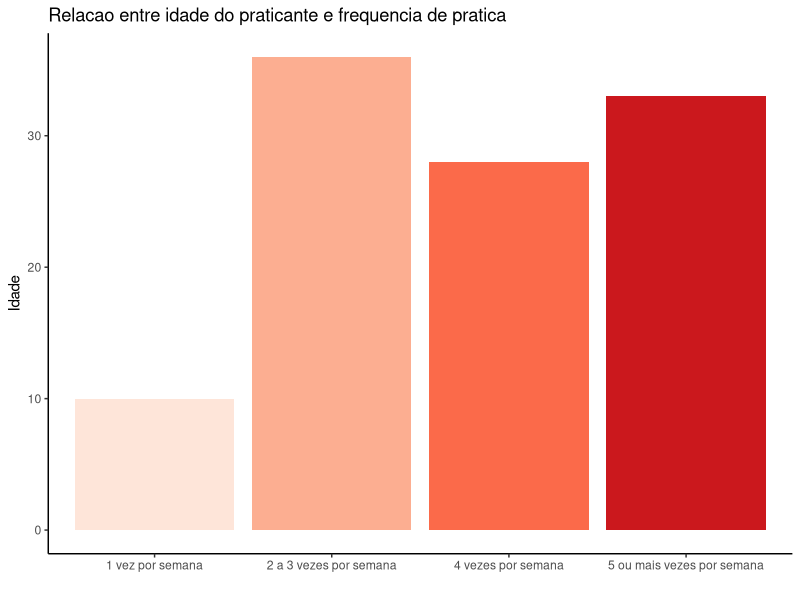
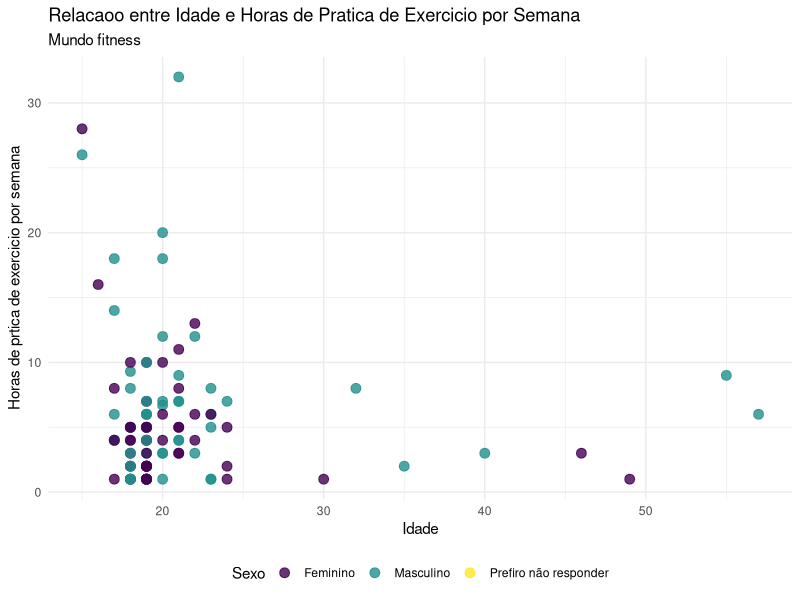
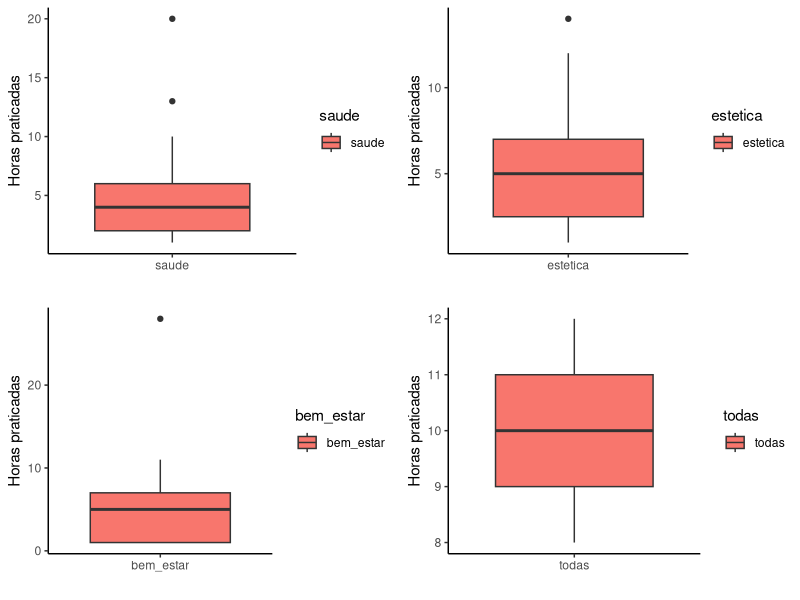

These charts were generated, in order, by the following R code:
## ---- chunk 1
knitr::opts_chunk$set(echo = TRUE)

library(readxl)
library(tidyverse)
library(tidyr) # Para transposições de dados
library(gridExtra)
library(viridis)
library(ggplot2)

dados <- read_excel("fonte.xlsx", "Mundo_Fitness")
## ---- chunk 2
dados_completos <- dados[complete.cases(dados), ]

ggplot(dados_completos, aes(x=Q4,fill=Q4)) +
  geom_bar() +
  labs(title = "Relacao entre idade do praticante e frequencia de pratica",
      x = "",
      y = "Idade",
      fill = "Q4") +
  scale_fill_brewer(palette = "Reds") +
  theme_classic() +
  guides(fill="none")
## ---- chunk 3
dados_completos <- dados[complete.cases(dados), ]

dados_completos$Q7 = dados_completos$Q7 %>% as.double()

ggplot(dados_completos, aes(x = Q2, y = Q7, color = Q1)) +
  geom_point(size = 3, alpha = 0.8) +
  labs(title = "Relacaoo entre Idade e Horas de Pratica de Exercicio por Semana",
       subtitle = "Mundo fitness",
       x = "Idade",
       y = "Horas de prtica de exercicio por semana",
       color = "Sexo") +
  scale_color_viridis(discrete = TRUE) +
  theme_minimal() +
  theme(legend.position = "bottom")
## ---- chunk 4
boxplot_data = read_excel("fonte_boxplot.xlsx", "Mundo_Fitness_Q8_parsed")

boxplot_data$Q7 = boxplot_data$Q7 %>% as.double()

boxplot_saude = boxplot_data %>% 
  select('Saude', 'Q7') %>%
  filter(`Saude` != "NA") %>%
  mutate(saude= "saude")

g1 = ggplot(boxplot_saude, aes(x=saude, y=Q7, fill=saude)) + 
  geom_boxplot() +
  labs(
    y="Horas praticadas", x="") +
  
  theme_classic()

boxplot_estetica = boxplot_data %>% 
  select('Estetica', 'Q7') %>%
  filter(`Estetica` != "NA") %>%
  mutate(estetica= "estetica")

g2 = ggplot(boxplot_estetica, aes(x=estetica, y=Q7, fill=estetica)) + 
  geom_boxplot() +
  labs(
    y="Horas praticadas", x="") +
  
  theme_classic()

boxplot_bem_estar = boxplot_data %>% 
  select('Bem Estar', 'Q7') %>%
  filter(`Bem Estar` != "NA") %>%
  mutate(bem_estar= "bem_estar")

g3 = ggplot(boxplot_bem_estar, aes(x=bem_estar, y=Q7, fill=bem_estar)) + 
  geom_boxplot() +
  labs(
    y="Horas praticadas", x="") +
  
  theme_classic()

boxplot_todas = boxplot_data %>% 
  select('Todas', 'Q7') %>%
  filter(`Todas` != "NA") %>%
  mutate(todas= "todas")

g4 = ggplot(boxplot_todas, aes(x=todas, y=Q7, fill=todas)) + 
  geom_boxplot() +
  labs(
    y="Horas praticadas", x="") +
  theme_classic()

grid.arrange(g1, g2, g3, g4, ncol = 2)
